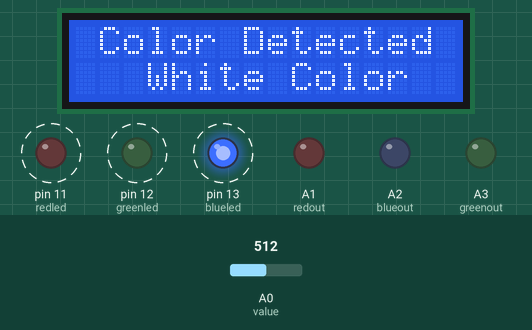
A sketch run on a simulated Arduino Uno, built with avr-gcc and run on an emulated ATmega328P. On the bench: 16×2 character LCD, output pins drawn as LEDs (lit = HIGH). Dashed ring = blinking. The test bench sets the inputs (shaded band); at power-on: A0 (value) = 512. What the sketch prints to the serial monitor is not drawn.

Above: at 1.26 s.
1.3 s: A0 (value) set to 110
2.9 s: A0 (value) set to 89
At 3.12 s:
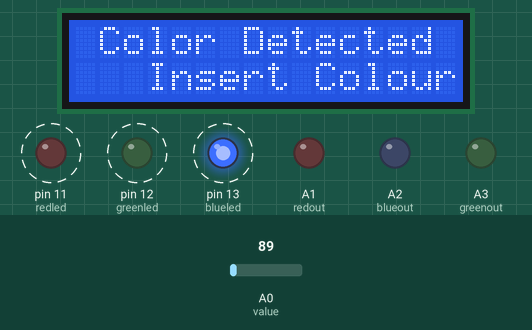
4.6 s: A0 (value) set to 122
7.6 s: A0 (value) set to 90
At 7.79 s:
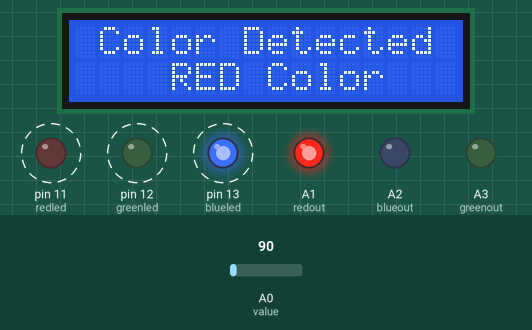
9.2 s: A0 (value) set to 306
At 9.35 s:
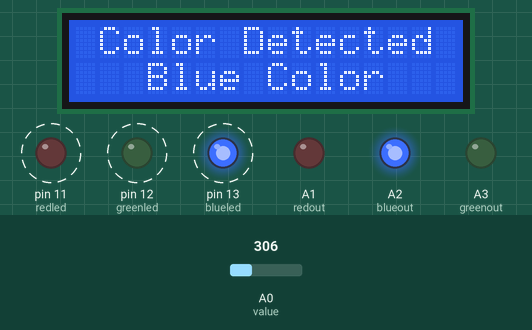
10.8 s: A0 (value) set to 40
Timing chart, 0 to 13.5 s (numbered marks = the images above; inputs shaded):
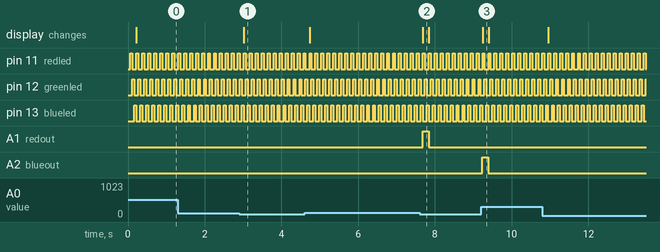

The sketch:

RGB_Sensor_with_LCD_display.ino
```cpp
#include <LiquidCrystal.h>
LiquidCrystal lcd(7, 6, 5, 4, 3, 2);//RS,EN,D4,D5,D6,D7
int redled=11;
int greenled=12;
int blueled=13;

int value = A0;
int red;
int blue;
int green;

int redvalue;
int bluevalue;
int greenvalue;

int redout=A1;
int blueout=A2;
int greenout=A3;


void setup() {
  lcd.begin(16, 2);
  pinMode(redled,OUTPUT);
  pinMode(greenled,OUTPUT);
  pinMode(blueled,OUTPUT);

  pinMode(value,INPUT);

  pinMode(redout,OUTPUT);
  pinMode(greenout,OUTPUT);
  pinMode(blueout,OUTPUT);

  Serial.begin(9600);


}

void loop() {
  lcd.setCursor(0, 0);
  lcd.print(" Color Detected ");//printing name
  digitalWrite(redled,HIGH);
  delay(40);
  red=analogRead(value);
  delay(10);
  Serial.print("R=");
  Serial.print(red);
  digitalWrite(redled,LOW);

  digitalWrite(greenled,HIGH);
  delay(40);
  green=analogRead(value);
  delay(10);
  Serial.print("G=");
  Serial.print(green);
  digitalWrite(greenled,LOW);

  digitalWrite(blueled,HIGH);
  delay(40);
  blue=analogRead(value);
  delay(10);
  Serial.print("B=");
  Serial.print(blue);
  digitalWrite(blueled,LOW);
  if (red>100&&blue>100&&green>100){
    redvalue=LOW;
    greenvalue=LOW;
    bluevalue=LOW;
    lcd.setCursor(0, 1);
    lcd.print("   White Color   ") ;
    }


  else if (red>green&&red>blue&&50<red){
    redvalue=HIGH;
    lcd.setCursor(0, 1);
    lcd.print("    RED Color   ");
    }

  else if (green>red&&green>blue&&green>100){
    greenvalue=HIGH;
    lcd.setCursor(0, 1);
    lcd.print("   Green Color   ");
    }

  else if (blue>red&&blue>green&&blue>50){
    bluevalue=HIGH;
    lcd.setCursor(0, 1);
    lcd.print("   Blue Color   ") ;
    }


   else{
    redvalue=LOW;
    greenvalue=LOW;
    bluevalue=LOW;
    lcd.setCursor(0, 1);
    lcd.print("   Insert Colour   ") ;
    }

  digitalWrite(redout,redvalue);
  digitalWrite(greenout,greenvalue);
  digitalWrite(blueout,bluevalue);
}
```

Measured:
- the behaviour switches between 101 and 100 on A0 (value) (found by bisection; images 0 and 1)
- after the input at 2.9 s, the display: changes after 0.12 s (image 1)
- after the input at 7.6 s, A1 (redout): LOW → HIGH after 0.08 s, → LOW 0.16 s later; the display: changes after 0.08 s (image 2)
- after the input at 9.2 s, A2 (blueout): LOW → HIGH at once, → LOW 0.16 s later; the display: changes at once (image 3)
- by itself, pin 11 (redled), pin 12 (greenled), pin 13 (blueled): alternates HIGH for 0.05 s and LOW for 0.11 s
